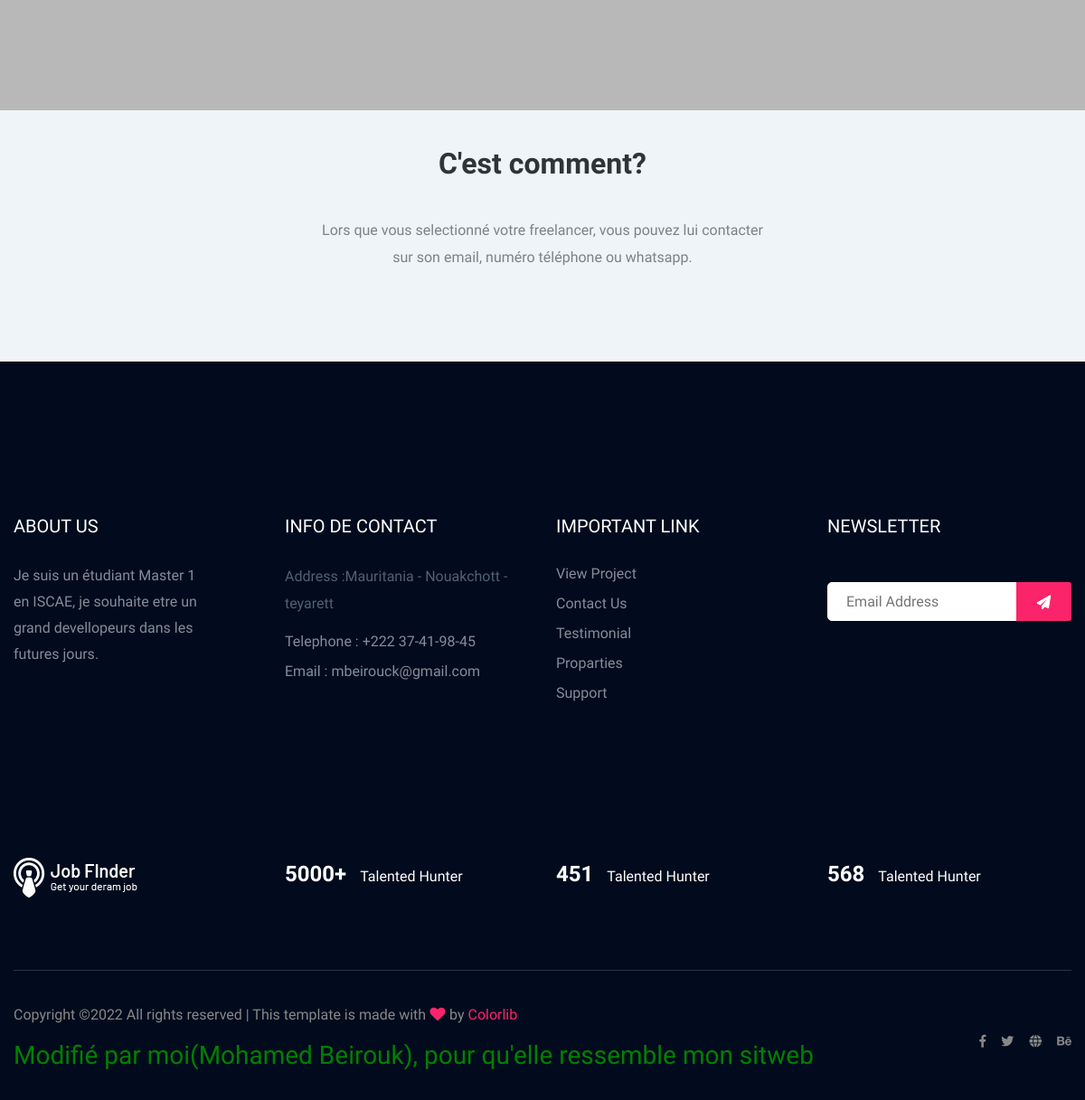
Page /freelancer/ (lower part) on the earlier database version.
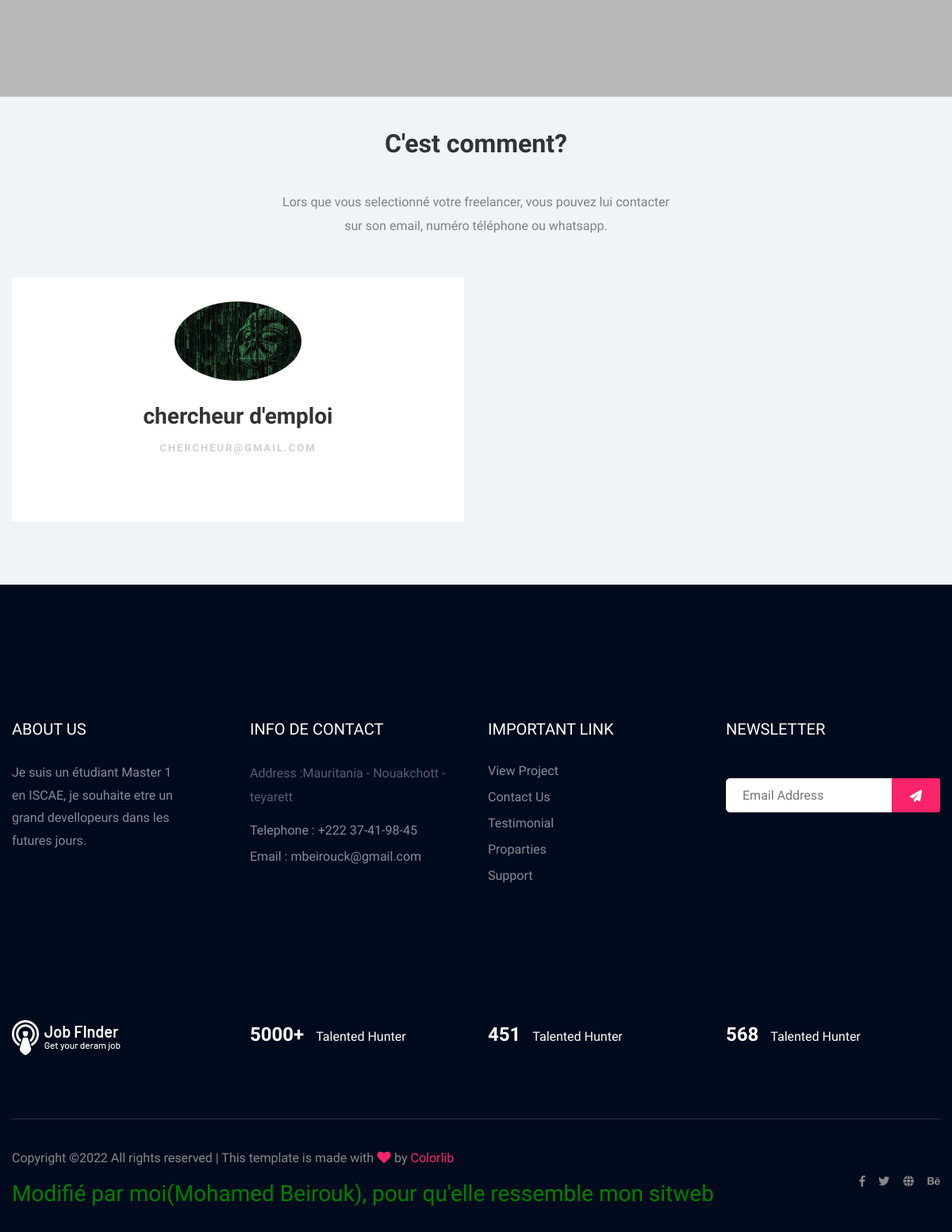
Same page on the later database version.
### myappdjf/models.py (models this page shows, shortened)
class C_emploi(models.Model):
    user = models.ForeignKey(User, on_delete=models.CASCADE)
    telephone = models.CharField(max_length=10)
    image = models.ImageField(upload_to="")
    sexe = models.CharField(max_length=10)
    type = models.CharField(max_length=15)
    description = models.TextField(max_length=400, default="", editable=False)
    experience = models.CharField(max_length=100, default="", editable=False)
    adresse = models.CharField(max_length=100, default="", editable=False)
    skills = models.CharField(max_length=200, default="", editable=False)

### myappdjf/views.py (the view)
# urls.py: path("freelancer/", views.freelancerHomePage, name="freelancer"),
def freelancerHomePage(request):
    c_emplois = C_emploi.objects.all()
    return render(request, "freelancer/freelancer.html", {'c_emplois':c_emplois})

### myappdjf/templates/freelancer/freelancer.html (shortened to what the changed rows need)
{% load static %}
<!doctype html>
<html class="no-js" lang="zxx">
    <head>
        <link rel="stylesheet" href="{% static 'cssFreelancerTem.css' %}">
        <link href="{% static 'fs/css/main.css' %}" rel="stylesheet" />
            <link rel="stylesheet" href="">
            <link rel="stylesheet" href="{% static 'assets/css/bootstrap.min.css' %}">
            <link rel="stylesheet" href="{% static 'assets/css/flaticon.css' %}">
            <link rel="stylesheet" href="{% static 'assets/css/price_rangs.css' %}">
            <link rel="stylesheet" href="{% static 'assets/css/slicknav.css' %}">
            <link rel="stylesheet" href="{% static 'assets/css/animate.min.css' %}">
            <link rel="stylesheet" href="{% static 'assets/css/magnific-popup.css' %}">
            <link rel="stylesheet" href="{% static 'assets/css/fontawesome-all.min.css' %}">
            <link rel="stylesheet" href="{% static 'assets/css/themify-icons.css' %}">
            <link rel="stylesheet" href="{% static 'assets/css/slick.css' %}">
            <link rel="stylesheet" href="{% static 'assets/css/nice-select.css' %}">
            <link rel="stylesheet" href="{% static 'assets/css/style.css' %}">
   </head>
   <body>
    <main>
    <div class="team-boxed">
        <div class="container">
            <div class="intro">
                <h2 class="text-center">C'est comment? </h2>
            </div>
            <div class="row people">
            {% for c in c_emplois %}
                <div class="col-md-6 col-lg-6 item">
                    <div class="box"><img class="rounded-circle" src="{{c.image.url}}">
                        <h3 class="name">{{c.user.first_name}} {{c.user.last_name}}</h3>
                        <p class="title">{{c.user.email}} </p>
                        <div class="social"><a href="#"></a><a href="#"></a><a href="#"></a></div>
                    </div>
                </div>
            {% endfor %}
            </div>
        </div>
    </div>
</main>
</body>
</html>

Differences in the rows shown:
added C_emploi: image (picture), user.first_name "chercheur", user.last_name "d'emploi", user.email "CHERCHEUR@GMAIL.COM"
